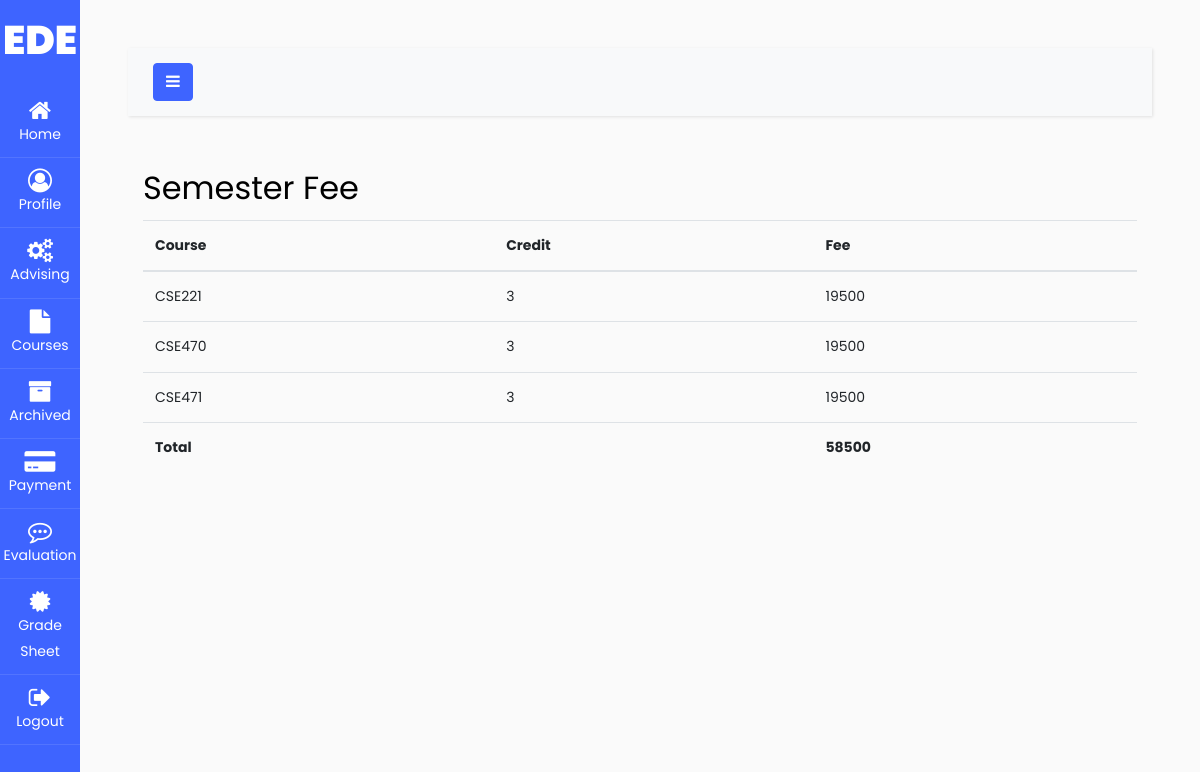
The page /student-payment/ (signed in) on the database as committed earlier.
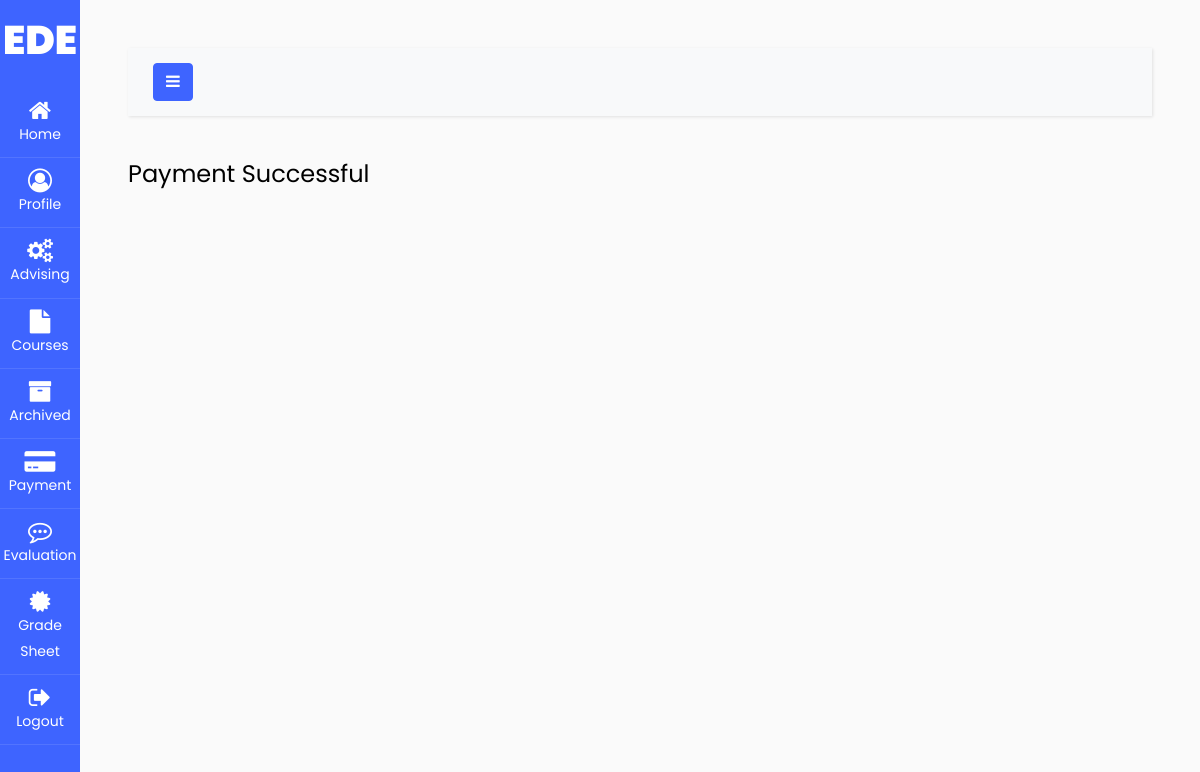
The same page on the database as committed later.
### courses/models.py (models this page shows, shortened)
class CourseSections(models.Model):
    section_id = models.CharField(max_length=10, primary_key=True)
    course = models.ForeignKey(Course, on_delete=models.CASCADE)
    faculty = models.ForeignKey(FACULTY, on_delete=models.CASCADE)
    section_capacity = models.IntegerField(default=0)
    section_enrolled = models.IntegerField(default=0)
    section_day = models.CharField(max_length=10)
    section_start_time = models.TimeField()
    section_end_time = models.TimeField()
    section_room = models.CharField(max_length=10)
    section_session = models.CharField(max_length=10)

class Course(models.Model):
    course_id = models.CharField(max_length=10, primary_key=True)
    org = models.ForeignKey(ORG, on_delete=models.CASCADE)
    course_title = models.CharField(max_length=100)
    course_credit = models.IntegerField(default=0)
    course_description = models.TextField()
    course_prerequisite = models.CharField(max_length=100)
    course_department = models.CharField(max_length=100)
    def __str__(self):
        return self.course_id

### students/views.py (the view)
# urls.py: path("student-payment/", views.studentPayment, name="studentPayment"),
@login_required(login_url='login')
def studentPayment(request):
    student = STUDENT.objects.get(user=request.user)
    current_semester = Semester.objects.all().last()
    payment = Payment.objects.filter(student=student, semester=current_semester)
    if not payment.exists():
        courses = StudentAdvising.objects.get(student=student).section.all()
        other = otherInfo.objects.all().last()
        total_course_fee = []
        for course in courses:
            total_course_fee.append(
                course.course.course_credit * other.price_per_credit
            )
        print(total_course_fee)
        lst = zip(courses, total_course_fee)
        return render(
            request,
            "./student/payment.html",
            {
                "courses": courses,
                "pkey": settings.STRIPE_PUBLISHABLE_KEY,
                "total": sum(total_course_fee),
                "lst": lst,
                "payment": False,
            },
        )
    else:
        return render(request, "./student/payment.html", {"payment": True})

### templates/student/payment.html (shortened to what this page needs)
{% extends "student/navbar.html"%}
{% load static %}
{% block content %}
{% if payment %}
<h4>Payment Successful</h4>
{% else %}
<div class="container mt-5">
    <h2>Semester Fee</h2>
    <table class="table">
        <thead>
            <tr>
                <th>Course</th>
                <th>Credit</th>
                <th>Fee</th>
            </tr>
        </thead>
        <tbody>
            {% for course, fee in lst %}
            <tr>
                <td>{{course.course}}</td>
                <td>{{course.course.course_credit}}</td>
                <td>{{ fee }}</td>
            </tr>
            {% endfor %}
            <tr>
                <td colspan="2"><strong>Total</strong></td>
                <td><strong>{{total}}</strong></td>
            </tr>
        </tbody>
    </table>
</div>
{% endif %}
{% endblock %}

Rows that differ between the two databases and show on the page:
no longer on this page (row edited): CourseSections: course "CSE221", course.course_credit "3", fee "19500"
no longer on this page (row unchanged): CourseSections: course "CSE470", course.course_credit "3", fee "19500"
no longer on this page (row unchanged): CourseSections: course "CSE471", course.course_credit "3", fee "19500"
Other text that changed with them:
{{ total }}: "58500" → (not shown)
text no longer shown: "Semester Fee Course Credit Fee Total"
text now shown: "Payment Successful"
